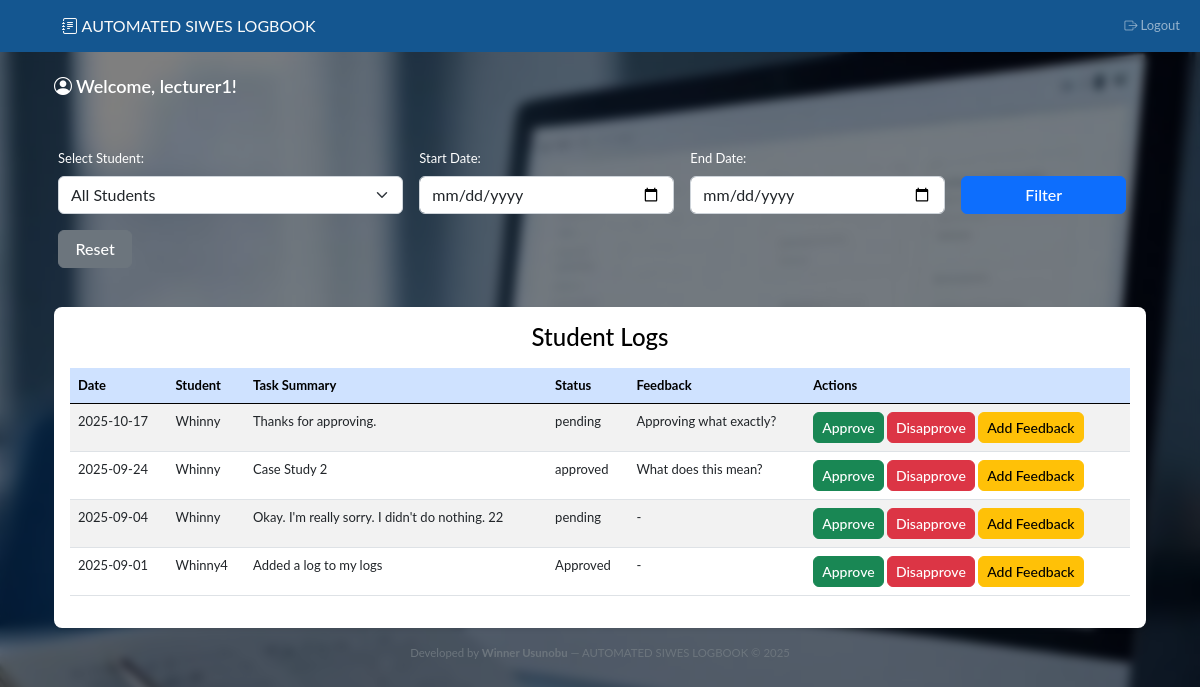
Screenshot of /supervisor (signed in) with the database file from the repository.
### tables this page shows
CREATE TABLE users (
        id INTEGER PRIMARY KEY AUTOINCREMENT,
        username TEXT NOT NULL UNIQUE,
        password_hash TEXT NOT NULL,
        role TEXT NOT NULL CHECK(role IN ('student', 'supervisor', 'admin')),
        supervisor_id INTEGER,
        FOREIGN KEY (supervisor_id) REFERENCES users(id)
    );

CREATE TABLE logs (
        id INTEGER PRIMARY KEY AUTOINCREMENT,
        student_id INTEGER NOT NULL,
        date DATETIME NOT NULL,
        activity TEXT NOT NULL,
        status TEXT DEFAULT 'pending',
        feedback TEXT,
        FOREIGN KEY (student_id) REFERENCES users(id)
    );

### app.py (the view, shortened to what this page needs)
@app.route("/supervisor", methods=["GET", "POST"])
@login_required
def supervisor():
    if current_user.role != 'supervisor':
        flash("Access Denied! Supervisors only.", "danger")
        return redirect(url_for("login"))
    conn = get_db_connection()
    students = conn.execute("SELECT id, username FROM users WHERE role = 'student' AND supervisor_id = ?", (current_user.id,)).fetchall()
    selected_student = "all"
    start_date = None
    end_date = None
    query = """
        SELECT logs.*, users.username
        FROM logs
        JOIN users ON logs.student_id = users.id
        WHERE users.supervisor_id = ?
    """
    params = [current_user.id]
    query += " ORDER BY logs.date DESC"
    logs = conn.execute(query, tuple(params)).fetchall()
    conn.close()
    return render_template(
        "supervisor.html",
        logs=logs,
        students=students,
        selected_student=selected_student,
        start_date=start_date,
        end_date=end_date,
        Page ='supervisor'
    )

### app.py (called while the page is built)
@login_manager.user_loader
def load_user(user_id):
    conn = sqlite3.connect(Database)
    conn.row_factory = sqlite3.Row
    user = conn.execute("SELECT * FROM users WHERE id = ?;", (user_id,)).fetchone()
    conn.close()
    if user:
        return User(user["id"], user["username"], user["password_hash"], user["role"])
    return None

### db_utils.py (called while the page is built)
def get_db_connection():
    conn = sqlite3.connect(Database)
    conn.row_factory = sqlite3.Row
    return conn

### templates/supervisor.html (shortened to what this page needs)
{% extends "layout.html" %}
{% block content %}
<div>
    <div class="container mt-4">
            <h2 class="dashboard"><i class="bi bi-person-circle"> </i>Welcome, {{ current_user.username }}!</h2>
            <br>
            <div class="row g-2 align-items-end">
                <form method="POST" class="row g-3 align-items-end">
                    <div class="col-md-4">
                        <label for="student_id" class="form-label">Select Student:</label>
                        <select class="form-select" name="student_id" id="student_id">
                            <option value="all" {% if selected_student == 'all' %}selected{% endif %}>All Students</option>
                        </select>
                    </div>
                    <div class="col-md-3">
                        <label for="start_date" class="form-label">Start Date:</label>
                        <input type="date" class="form-control" name="start_date" id="start_date" value="{{ start_date }}">
                    </div>
                    <div class="col-md-3">
                        <label for="end_date" class="form-label">End Date:</label>
                        <input type="date" class="form-control" name="end_date" id="end_date" value="{{ end_date }}">
                    </div>
                    <div class="col-md-2">
                        <button type="submit" class="btn btn-primary w-100">Filter</button>
                    </div>
                    <div class="col-md-1">
                        <button type="submit" name="reset" class="btn btn-secondary w-100">Reset</button>
                    </div>
                </form>
            </div>
            <br>
            <br>
            <div class="card shadow-sm">
                <div class="card-body">
                    <h4 class="card-title mb-3" style="color: black; text-align: center ;">Student Logs</h4>
                    <table class="table table-hover table-striped">
                        <thead class="table-primary">
                            <tr>
                                <th>Date</th>
                                <th>Student</th>
                                <th>Task Summary</th>
                                <th>Status</th>
                                <th>Feedback</th>
                                <th>Actions</th>
                            </tr>
                        </thead>
                        <tbody>
                            {% for log in logs %}
                            <tr>
                                <td>{{ log.date }}</td>
                                <td>{{ log.username }}</td>
                                <td>{{ log.activity }}</td>
                                <td>{{ log.status }}</td>
                                <td>{{ log.feedback or '-' }}</td>
                                <td>
                                    <form method="POST" action="{{ url_for('update_status', log_id=log.id) }}" class="d-inline">
                                        <button type="submit" class="btn btn-sm btn-success btn-action">Approve</button>
                                    </form>
                                    <form method="POST" action="{{ url_for('update_status', log_id=log.id) }}" class="d-inline">
                                        <button type="submit" class="btn btn-sm btn-danger btn-action">Disapprove</button>
                                    </form>
                                    <button type="button" class="btn btn-sm btn-warning btn-action" data-bs-toggle="modal" data-bs-target="#feedbackModal-{{ log.id }}">
                                        Add Feedback
                                    </button>
                                </td>
                            </tr>
                            {% else %}
                            <tr>
                                <td colspan="6" class="text-center">No logs found.</td>
                            </tr>
                            {% endfor %}
                        </tbody>
                    </table>
                </div>
            </div>
        </div>
</div>
{% endblock %}

### templates/layout.html (shortened to what this page needs)
<!DOCTYPE html>
<html lang="en">
<head>
    <link href="https://cdn.jsdelivr.net/npm/bootstrap@5.0.2/dist/css/bootstrap.min.css" rel="stylesheet">
    <link rel="stylesheet" href="{{ url_for('static', filename='CSS/style.css') }}">
</head>
<body>
    {% block navbar %}
    <nav class="navbar navbar-expand-lg navbar-dark">
        <div class="container-fluid">
            <a id="navbar-brand" href="{{ url_for('home') }}"><i class="bi bi-journal-text"></i> AUTOMATED SIWES LOGBOOK</a>
            <div class="collapse navbar-collapse">
                <ul class="navbar-nav ms-auto">
                    {% if current_user.is_authenticated %}
                        {% if Page == 'home' %}
                          <li class="nav-item"><a class="nav-link" href="{{ url_for('student' or 'supervisor') }}"><i class="bi bi-speedometer2"> </i>Dashboard</a></li>
                          <li class="nav-item"><a class="nav-link" href="{{ url_for('logout') }}"><i class="bi bi-box-arrow-right"> </i>Logout</a></li>
                        {% else %}
                          <li class="nav-item"><a class="nav-link" href="{{ url_for('logout') }}"><i class="bi bi-box-arrow-right"> </i>Logout</a></li>
                        {% endif %}
                    {% endif %}
                </ul>
            </div>
        </div>
    </nav>
    {% endblock %}
    <div class="alert top-0 m-3" style="z-index: 1050;">
    </div>
    <div class="container mt-4 justify-content-center align-items-center">
        {% block content %}{% endblock %}
    </div>
    <link rel="stylesheet" href="https://cdn.jsdelivr.net/npm/bootstrap-icons@1.11.1/font/bootstrap-icons.css">
  <footer class="text-center text-secondary small py-3">
    Developed by <strong>Winner Usunobu</strong> — AUTOMATED SIWES LOGBOOK © 2025
  </footer>
</body>
</html>

### static/CSS/style.css (style rules this page uses)
body { font-family: 'Lato', sans-serif; font-size: small; background: url("../images/logbook2.jpg") no-repeat center center fixed; background-size: cover; position: absolute; width: 100%; height: 100vh; margin: 0; color: #fff; }
body::before { content: ""; background-size: cover; position: absolute; top: 0; left: 0; width: 100%; height: 120vh; background: rgba(0, 0, 0, 0.5); backdrop-filter: blur(5px); z-index: 1; }
body > * { position: relative; z-index: 1; }
.navbar { background-color: rgb(20, 86, 144); }
#navbar-brand { text-decoration: none; color: #f9f9f9; font-size: medium; position: relative; margin: 0 0 0 50px; }
.dashboard { font-size: large; font-weight: 600; color: #fff; }
.alert { border-radius: 10px; font-weight: 500; width: 500px; position: absolute; justify-self: center; animation: fadeIn 1s ease-in-out; }

### templates/layout.html (style rules this page uses)
.btn { border-radius: 6px !important; font-weight: 500; }
.card { border: none; border-radius: 8px; }
input.form-control, select.form-select { border-radius: 6px; }

### rows the page displays
users: username "lecturer1"
logs: date "2025-10-17", username "Whinny", activity "Thanks for approving.", status "pending", feedback "Approving what exactly?"
logs: date "2025-09-24", username "Whinny", activity "Case Study 2", status "approved", feedback "What does this mean?"
logs: date "2025-09-04", username "Whinny", activity "Okay. I'm really sorry. I didn't do nothing. 22", status "pending", feedback "-"
logs: date "2025-09-01", username "Whinny4", activity "Added a log to my logs", status "Approved", feedback "-"
